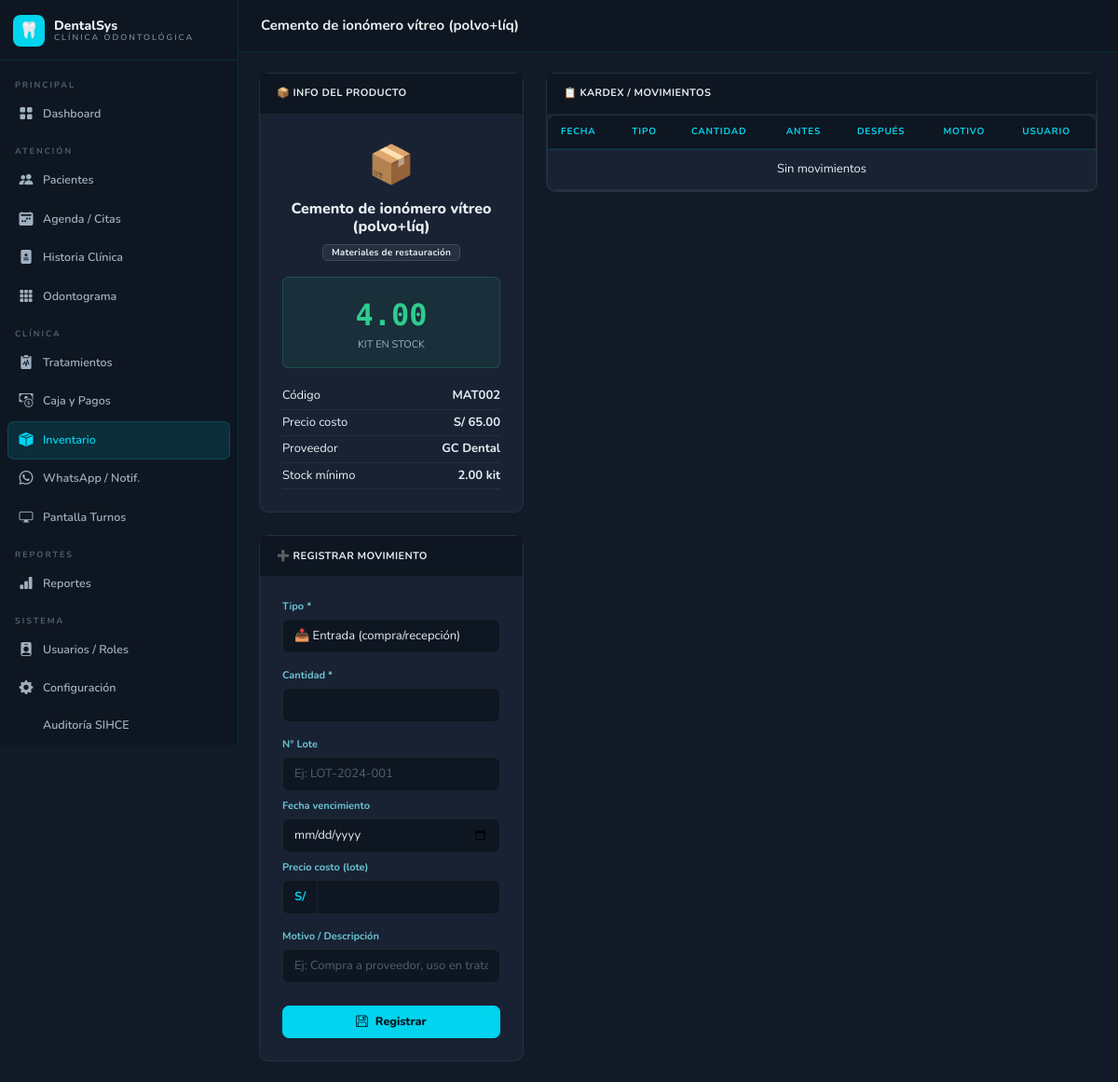
Page /pages/inventario.php?accion=ver&id=3 (signed in) on the committed database.
### tables this page shows
CREATE TABLE IF NOT EXISTS inventario(id INT UNSIGNED NOT NULL AUTO_INCREMENT,categoria_id INT UNSIGNED DEFAULT NULL,codigo VARCHAR(50) DEFAULT NULL,nombre VARCHAR(200) NOT NULL,descripcion TEXT DEFAULT NULL,unidad VARCHAR(30) DEFAULT 'unidad',stock_actual DECIMAL(10,2) DEFAULT 0,stock_minimo DECIMAL(10,2) DEFAULT 0,precio_costo DECIMAL(10,2) DEFAULT 0,proveedor VARCHAR(200) DEFAULT NULL,activo TINYINT(1) DEFAULT 1,created_at TIMESTAMP DEFAULT CURRENT_TIMESTAMP,updated_at TIMESTAMP DEFAULT CURRENT_TIMESTAMP ON UPDATE CURRENT_TIMESTAMP,PRIMARY KEY(id),KEY idx_cat(categoria_id));

CREATE TABLE IF NOT EXISTS inventario_categorias(id INT UNSIGNED NOT NULL AUTO_INCREMENT,nombre VARCHAR(100) NOT NULL,PRIMARY KEY(id));

### includes/config.php (called while the page is built, shortened)
<?php
function db(): PDO {
    static $pdo = null;
    if (!$pdo) $pdo = new PDO(
        "mysql:host=".DB_HOST.";dbname=".DB_NAME.";charset=utf8mb4",
        DB_USER, DB_PASS,
        [PDO::ATTR_ERRMODE=>PDO::ERRMODE_EXCEPTION,
         PDO::ATTR_DEFAULT_FETCH_MODE=>PDO::FETCH_ASSOC,
         PDO::ATTR_EMULATE_PREPARES=>false]
    );
    return $pdo;
}
function getRol(): string      { return $_SESSION['rol'] ?? ''; }
function esRol(string ...$r): bool { return in_array(getRol(),$r); }
function e(string $s): string { return htmlspecialchars($s,ENT_QUOTES,'UTF-8'); }

### pages/inventario.php (the view, shortened to what this page needs)
<?php
require_once __DIR__.'/../includes/config.php';
$accion=$_GET['accion']??'lista'; $id=(int)($_GET['id']??0);
$cats=db()->query("SELECT * FROM inventario_categorias ORDER BY nombre")->fetchAll();
if($accion==='lista'){
 $titulo='Inventario'; $pagina_activa='inv';
 $q=trim($_GET['q']??''); $cat_f=(int)($_GET['cat']??0); $alerta=$_GET['alerta']??'';
 $w='WHERE i.activo=1'; $pm=[];
 if($q){$w.=' AND(i.nombre LIKE ? OR i.codigo LIKE ?)';$b="%$q%";$pm[]=$b;$pm[]=$b;}
 if($cat_f){$w.=' AND i.categoria_id=?';$pm[]=$cat_f;}
 if($alerta==='bajo') $w.=' AND i.stock_actual<=i.stock_minimo';
 $st=db()->prepare("SELECT i.*,c.nombre AS cat FROM inventario i LEFT JOIN inventario_categorias c ON i.categoria_id=c.id $w ORDER BY i.nombre");
 $st->execute($pm); $lista=$st->fetchAll();
 $total_items=db()->query("SELECT COUNT(*) FROM inventario WHERE activo=1")->fetchColumn();
 $stock_bajo=db()->query("SELECT COUNT(*) FROM inventario WHERE stock_actual<=stock_minimo AND activo=1")->fetchColumn();
 $topbar_act='<a href="?accion=nuevo" class="btn btn-primary"><i class="bi bi-plus-lg me-1"></i>Nuevo producto</a>';
 require_once __DIR__.'/../includes/header.php';
?>
<div class="row g-3 mb-4">
 <div class="col-6 col-md-3"><div class="kpi kc"><div class="kpi-ico"><i class="bi bi-box-seam-fill"></i></div><div class="kpi-v"><?=$total_items?></div><div class="kpi-l">Productos</div><div class="kpi-s"></div></div></div>
 <div class="col-6 col-md-3"><div class="kpi kr"><div class="kpi-ico"><i class="bi bi-exclamation-triangle-fill"></i></div><div class="kpi-v"><?=$stock_bajo?></div><div class="kpi-l">Stock bajo</div><div class="kpi-s"></div></div></div>
</div>
<?php if($stock_bajo>0): ?>
<div class="alert-bar alert-bar-r mb-4"><div class="d-flex align-items-center gap-2"><span>⚠️</span><strong style="color:var(--r)"><?=$stock_bajo?> producto<?=$stock_bajo>1?'s':''?> con stock bajo el mínimo</strong></div>
<a href="?alerta=bajo" class="btn btn-del btn-sm">Ver solo estos</a></div>
<?php endif; ?>
<div class="card mb-3 p-3"><form method="GET" class="d-flex gap-2 flex-wrap">
 <div class="flex-fill" style="min-width:180px"><input type="text" name="q" class="form-control" placeholder="Nombre o código..." value="<?=e($q)?>"></div>
 <select name="cat" class="form-select" style="width:160px"><option value="">Todas las categorías</option>
 <?php foreach($cats as $c): ?><option value="<?=$c['id']?>" <?=$cat_f==$c['id']?'selected':''?>><?=e($c['nombre'])?></option><?php endforeach; ?></select>
 <button type="submit" class="btn btn-dk">Buscar</button>
 <?php if($q||$cat_f||$alerta): ?><a href="?" class="btn btn-dk">✕</a><?php endif; ?>
</form></div>
<div class="card"><div class="table-responsive"><table class="table mb-0">
 <thead><tr><th>Código</th><th>Producto</th><th>Categoría</th><th>Stock actual</th><th>Mínimo</th><th>Estado</th><th></th></tr></thead>
 <tbody>
 <?php foreach($lista as $it): $bajo=$it['stock_actual']<=$it['stock_minimo']; ?>
 <tr>
  <td class="mon" style="color:var(--c);font-size:11px"><?=e($it['codigo']??'—')?></td>
  <td><strong><?=e($it['nombre'])?></strong><?php if($it['descripcion']): ?><br><small><?=e(mb_substr($it['descripcion'],0,45))?></small><?php endif; ?></td>
  <td><small><?=e($it['cat']??'—')?></small></td>
  <td><span class="mon fw-bold <?=$bajo?'':'?'?>" style="color:<?=$bajo?'var(--r)':'var(--t)'?>"><?=$it['stock_actual']?> <?=e($it['unidad'])?></span></td>
  <td><small style="color:var(--t2)"><?=$it['stock_minimo']?> <?=e($it['unidad'])?></small></td>
  <td><span class="badge <?=$bajo?'br':'bg'?>"><?=$bajo?'⚠ BAJO':'OK'?></span></td>
  <td><div class="d-flex gap-1">
   <a href="?accion=ver&id=<?=$it['id']?>" class="btn btn-dk btn-ico"><i class="bi bi-eye"></i></a>
   <a href="?accion=editar&id=<?=$it['id']?>" class="btn btn-dk btn-ico"><i class="bi bi-pencil"></i></a>
  </div></td>
 </tr>
 <?php endforeach; if(!$lista): ?>
 <tr><td colspan="7" class="text-center py-4" style="color:var(--t2)">No se encontraron productos</td></tr>
 <?php endif; ?></tbody>
</table></div></div>
<?php require_once __DIR__.'/../includes/footer.php';
}elseif($accion==='ver'&&$id){
 $st=db()->prepare("SELECT i.*,c.nombre AS cat FROM inventario i LEFT JOIN inventario_categorias c ON i.categoria_id=c.id WHERE i.id=?");
 $st->execute([$id]); $it=$st->fetch(); if(!$it){flash('error','Producto no encontrado');go('pages/inventario.php');}
 $movs=db()->prepare("SELECT m.*,CONCAT(u.nombre,' ',u.apellidos) AS usr FROM inventario_movimientos m LEFT JOIN usuarios u ON m.usuario_id=u.id WHERE m.producto_id=? ORDER BY m.created_at DESC LIMIT 20");
 $movs->execute([$id]); $movs=$movs->fetchAll();
 $titulo=$it['nombre']; $pagina_activa='inv';
 $bajo=$it['stock_actual']<=$it['stock_minimo'];
 require_once __DIR__.'/../includes/header.php';
?>
<div class="row g-4">
 <div class="col-12 col-lg-4">
  <div class="card mb-4">
   <div class="card-header"><span>📦 Info del producto</span></div>
   <div class="p-4" style="font-size:13px">
    <div class="text-center mb-3">
     <div style="font-size:40px">📦</div>
     <h3 style="font-size:16px;font-weight:800;margin:8px 0"><?=e($it['nombre'])?></h3>
     <span class="badge bgr"><?=e($it['cat']??'Sin categoría')?></span>
    </div>
    <div class="text-center p-3 rounded mb-3" style="background:<?=$bajo?'rgba(224,82,82,.1)':'rgba(46,204,142,.08)'?>;border:1px solid <?=$bajo?'rgba(224,82,82,.3)':'rgba(46,204,142,.2)'?>">
     <div class="mon fw-bold" style="font-size:32px;color:<?=$bajo?'var(--r)':'var(--g)'?>"><?=$it['stock_actual']?></div>
     <div style="font-size:11px;color:var(--t2)"><?=strtoupper($it['unidad'])?> EN STOCK</div>
    </div>
    <?php foreach([['Código',$it['codigo']??'—'],['Precio costo','S/ '.$it['precio_costo']],['Proveedor',$it['proveedor']??'—'],['Stock mínimo',$it['stock_minimo'].' '.$it['unidad']]] as[$l,$v]): ?>
    <div class="d-flex justify-content-between py-1" style="border-bottom:1px solid var(--bd2)"><span style="color:var(--t2)"><?=$l?></span><strong><?=e($v)?></strong></div>
    <?php endforeach; ?>
   </div>
  </div>
  <div class="card">
   <div class="card-header"><span>➕ Registrar movimiento</span></div>
   <form method="POST" class="p-4">
    <div class="mb-3"><label class="form-label">Tipo *</label>
    <select name="tipo" class="form-select" id="tipoMov">
     <option value="entrada">📥 Entrada (compra/recepción)</option>
    </select></div>
    <div class="mb-3"><label class="form-label">Cantidad *</label><input type="number" name="cantidad" class="form-control" step="0.01" min="0.01" required></div>
    <div id="loteFields" class="mb-3">
     <div class="mb-2"><label class="form-label">N° Lote</label><input type="text" name="lote" class="form-control" placeholder="Ej: LOT-2024-001"></div>
     <div class="mb-2"><label class="form-label">Fecha vencimiento</label><input type="date" name="fecha_venc" class="form-control"></div>
     <div class="mb-2"><label class="form-label">Precio costo (lote)</label><div class="input-group"><span class="input-group-text">S/</span><input type="number" name="precio_lote" class="form-control" step="0.01" min="0"></div></div>
    </div>
    <div class="mb-4"><label class="form-label">Motivo / Descripción</label><input type="text" name="motivo" class="form-control" placeholder="Ej: Compra a proveedor, uso en tratamiento..."></div>
    <button type="submit" class="btn btn-primary w-100"><i class="bi bi-floppy me-2"></i>Registrar</button>
   </form>
  </div>
 </div>
 <div class="col-12 col-lg-8">
  <div class="card">
   <div class="card-header"><span>📋 Kardex / Movimientos</span></div>
   <div class="table-responsive"><table class="table mb-0">
    <thead><tr><th>Fecha</th><th>Tipo</th><th>Cantidad</th><th>Antes</th><th>Después</th><th>Motivo</th><th>Usuario</th></tr></thead>
    <tbody>
    <?php foreach($movs as $m): $tcl=['entrada'=>'bg','salida'=>'br','ajuste'=>'ba']; ?>
    <tr>
     <td><small><?=fDT($m['created_at'])?></small></td>
     <td><span class="badge <?=$tcl[$m['tipo']]?>"><?=strtoupper($m['tipo'])?></span></td>
     <td class="mon fw-bold" style="color:<?=$m['tipo']==='entrada'?'var(--g)':'var(--r)'?>"><?=$m['tipo']==='entrada'?'+':'-'?><?=$m['cantidad']?></td>
     <td class="mon" style="font-size:11px"><?=$m['stock_antes']?></td>
     <td class="mon" style="font-size:11px"><?=$m['stock_despues']?></td>
     <td><small><?=e($m['motivo']??'—')?></small></td>
     <td><small><?=e($m['usr']??'—')?></small></td>
    </tr>
    <?php endforeach; if(!$movs): ?><tr><td colspan="7" class="text-center py-3" style="color:var(--t2)">Sin movimientos</td></tr><?php endif; ?></tbody>
   </table></div>
  </div>
 </div>
</div>
<?php
require_once __DIR__.'/../includes/footer.php';
}

### includes/header.php (shortened to what this page needs)
?><!DOCTYPE html>
<html lang="es">
<head>
<link href="https://cdn.jsdelivr.net/npm/bootstrap@5.3.2/dist/css/bootstrap.min.css" rel="stylesheet">
<link href="https://cdn.jsdelivr.net/npm/bootstrap-icons@1.11.3/font/bootstrap-icons.min.css" rel="stylesheet">
</head>
<body>
<nav class="sb" id="sb">
 <div class="sb-brand">
  <div class="sb-logo">🦷</div>
  <div class="sb-name">DentalSys<small>Clínica Odontológica</small></div>
 </div>
 <div class="sb-nav">
  <?php $r=getRol(); $p=$pagina_activa; ?>
  <div class="sb-sec">Principal</div>
  <a href="<?=BASE_URL?>/index.php" class="<?=$p==='dash'?'act':''?>"><i class="bi bi-grid-fill"></i>Dashboard</a>
  <div class="sb-sec">Atención</div>
  <a href="<?=BASE_URL?>/pages/pacientes.php" class="<?=$p==='pac'?'act':''?>"><i class="bi bi-people-fill"></i>Pacientes</a>
  <a href="<?=BASE_URL?>/pages/citas.php" class="<?=$p==='citas'?'act':''?>"><i class="bi bi-calendar2-week-fill"></i>Agenda / Citas</a>
  <a href="<?=BASE_URL?>/pages/historia_clinica.php" class="<?=$p==='hc'?'act':''?>"><i class="bi bi-file-medical-fill"></i>Historia Clínica</a>
  <a href="<?=BASE_URL?>/pages/odontograma.php" class="<?=$p==='odont'?'act':''?>"><i class="bi bi-grid-3x3-gap-fill"></i>Odontograma</a>
  <div class="sb-sec">Clínica</div>
  <a href="<?=BASE_URL?>/pages/tratamientos.php" class="<?=$p==='trat'?'act':''?>"><i class="bi bi-clipboard2-pulse-fill"></i>Tratamientos</a>
  <?php if(esRol('admin','contador','recepcion')): ?>
  <a href="<?=BASE_URL?>/pages/pagos.php" class="<?=$p==='pagos'?'act':''?>"><i class="bi bi-cash-coin"></i>Caja y Pagos</a>
  <?php endif; ?>
  <a href="<?=BASE_URL?>/pages/inventario.php" class="<?=$p==='inv'?'act':''?>">
   <i class="bi bi-box-seam-fill"></i>Inventario
  </a>
  <a href="<?=BASE_URL?>/pages/notificaciones.php" class="<?=$p==='notif'?'act':''?>"><i class="bi bi-whatsapp"></i>WhatsApp / Notif.</a>
  <a href="<?=BASE_URL?>/pages/turnos.php" class="<?=$p==='turnos'?'act':''?>"><i class="bi bi-display"></i>Pantalla Turnos</a>
  <div class="sb-sec">Reportes</div>
  <a href="<?=BASE_URL?>/pages/reportes.php" class="<?=$p==='rep'?'act':''?>"><i class="bi bi-bar-chart-fill"></i>Reportes</a>
  <?php if(esRol('admin')): ?>
  <div class="sb-sec">Sistema</div>
  <a href="<?=BASE_URL?>/pages/admin/usuarios.php" class="<?=$p==='usr'?'act':''?>"><i class="bi bi-person-badge-fill"></i>Usuarios / Roles</a>
  <a href="<?=BASE_URL?>/pages/admin/configuracion.php" class="<?=$p==='cfg'?'act':''?>"><i class="bi bi-gear-fill"></i>Configuración</a>
  <a href="<?=BASE_URL?>/pages/admin/auditoria.php" class="<?=$p==='audit'?'act':''?>"><i class="bi bi-shield-check-fill"></i>Auditoría SIHCE</a>
  <?php endif; ?>
 </div>
</nav>
<div class="mw">
 <div class="tb">
  <div class="d-flex align-items-center gap-2">
   <span class="tb-title"><?=e($titulo??'')?></span>
  </div>
 </div>
 <div class="pb">

### rows in the picture
inventario: nombre "Cemento de ionómero vítreo (polvo+líq)", inventario_categorias.nombre "Materiales de restauración", stock_actual "4.00", unidad "KIT"

### other values in the picture
$l "Código"
$v "MAT002"
$l "Precio costo"
$v "S/ 65.00"
$l "Proveedor"
$v "GC Dental"
$l "Stock mínimo"
$v "2.00 kit"
